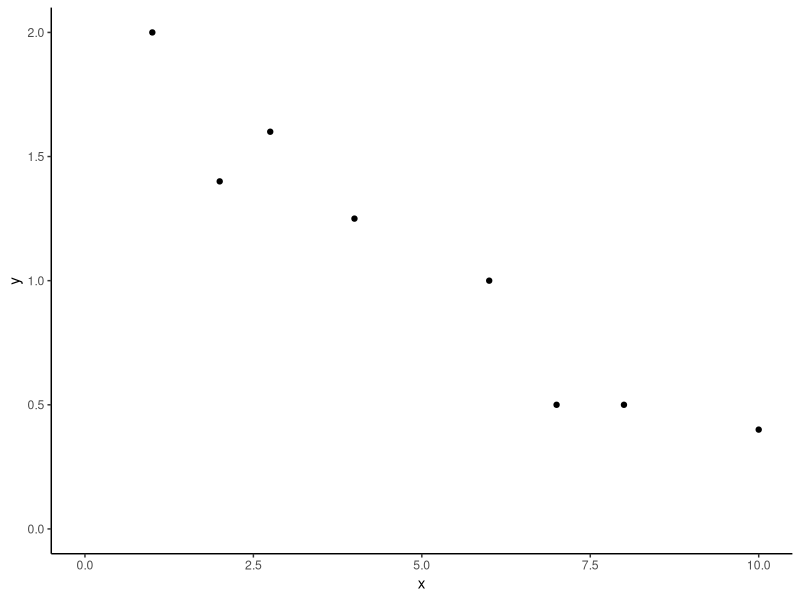
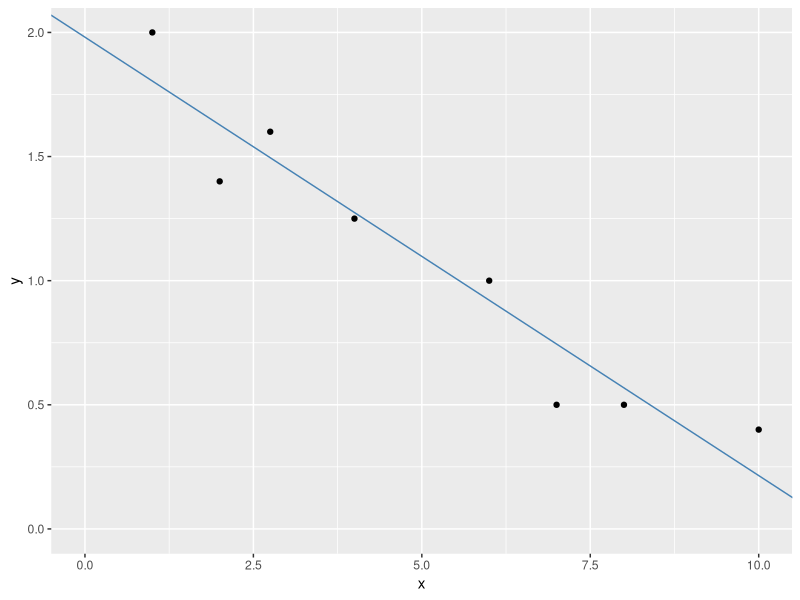

Recreate these plots in R, in order.
rm(list = ls())

library(tidyverse)

x <- c(1, 2, 2.75, 4, 6, 7, 8, 10)
y <- c(2, 1.4, 1.6, 1.25, 1, 0.5, 0.5, 0.4)

dat <- tibble(x, y)
dat

ggplot(data = dat, aes(x = x, y = y)) +
    geom_point() +
    xlim(0, 10) +
    ylim(0, 2) +
    theme_classic()

ybar <- mean(y)
xbar <- mean(x)
beta1_hat <- sum((x - xbar) * (y - ybar)) / sum((x - xbar) ^ 2)

beta1_hat

beta0_hat <- ybar - beta1_hat * xbar

beta0_hat

ggplot(dat, aes(x = x, y = y)) +
    geom_point() +
    xlim(0, 10) +
    ylim(0, 2) +
    geom_abline(intercept = beta0_hat, slope = beta1_hat, color = "steel blue")

yhat <- beta0_hat + beta1_hat * x

dists <- y - yhat

sum(dists)

sum(dists ^ 2)

fit <- lm(y ~ x, data = dat)
fit

fit$fitted.values
fit$residuals

fit$residuals ^ 2 %>% sum()